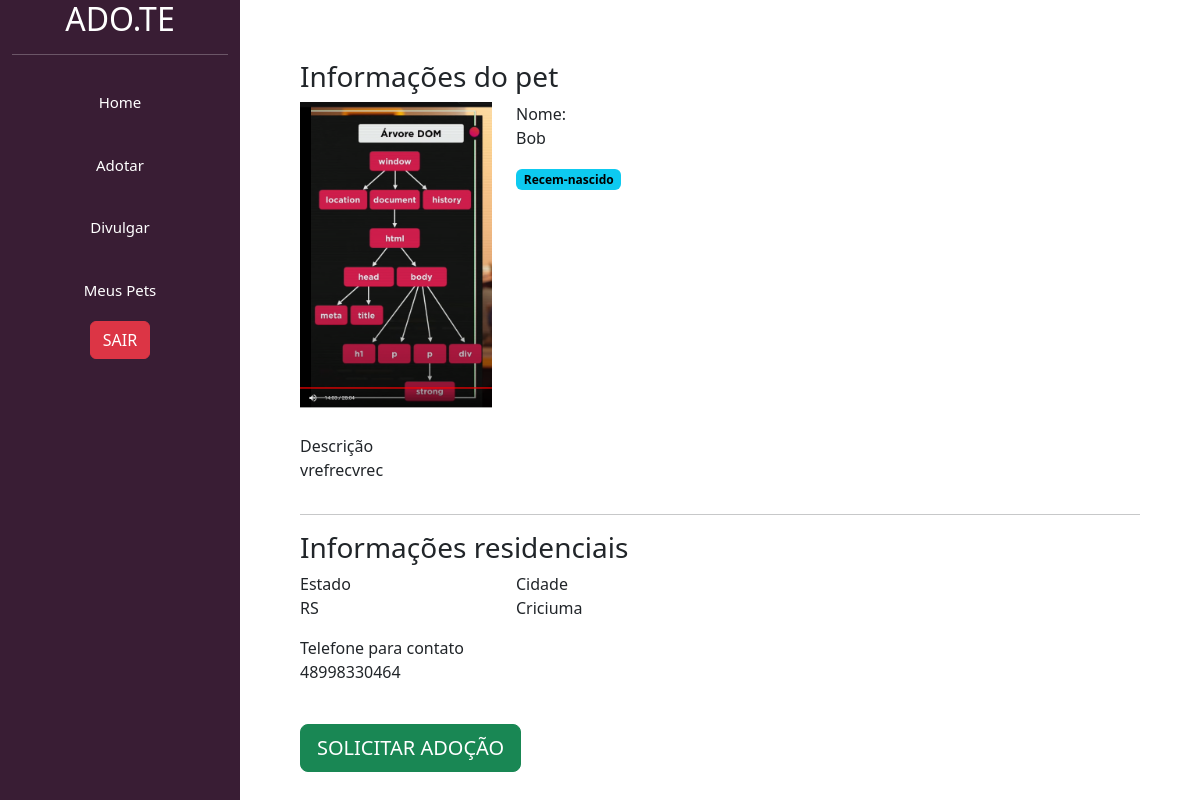
/ver_pet/6, run on the app's committed database.
### usuarios/models.py (models this page shows, shortened)
class Pet(models.Model):
    choices_status = (('P', 'Para adoção'),
                      ('A', 'Adotado'))
    usuario = models.ForeignKey(User, on_delete=models.DO_NOTHING)
    foto = models.ImageField(upload_to="fotos_pets")
    nome = models.CharField(max_length=100)
    descricao = models.TextField()
    estado = models.CharField(max_length=50)
    cidade = models.CharField(max_length=50)
    telefone = models.CharField(max_length=50)
    tags = models.ManyToManyField(Tag)
    raca = models.ForeignKey(Raca, on_delete=models.DO_NOTHING)
    status = models.CharField(max_length=1, choices=choices_status, default='P')

class Tag(models.Model):
    tag = models.CharField(max_length=100)
    def __str__(self):
        return self.tag

### usuarios/views.py (the view)
# urls.py: path('ver_pet/<int:id>', views.ver_pet, name="ver_pet"),
def ver_pet(request, id):
    if request.method == "GET":
        pet = Pet.objects.get(id=id)
        return render(request, 'ver_pet.html', {'pet': pet})

### templates/ver_pet.html (shortened to what this page needs)
{% load static %}
<!doctype html>
<html lang="pt-BR">
    <head>
    <link href="https://cdn.jsdelivr.net/npm/bootstrap@5.3.0-alpha1/dist/css/bootstrap.min.css" rel="stylesheet">
    <link href="{% static 'css/ver_pet.css' %}" rel="stylesheet">
    </head>
    <body>
        <div class="container-fluid">
            <div class="row">
                <div class="col-md-2 bg-side-plataforma sidebar" id="titulo">
                    <h2>ADO.TE</h2>
                    <hr>
                    <div class='header'id="home">
                        <a href='/home/'  id="home" ><span>Home</span></a>
                    </div>
                    <div class='header' id="adotar">
                        <a href="/adotar/" id="adotar"><span>Adotar</span></a>
                    </div>
                    <div class='header' id="divulgar">
                        <a href="/divulgar/" id="divulgar" ><span>Divulgar</span></a>
                    </div>
                    <div class='header' id="meus_pets">
                        <a href="/meuspets/" id="meus_pets" ><span>Meus Pets</span></a>
                    </div>
                    <div  class='header' id="sair">
                        <a href="/leave/" ><span><button type="button" class="btn btn-danger">SAIR </button></span></a>
                    </div>
                </div>
                <div style="padding:60px" class="col-md">
                    <h3 class="font-vinho">Informações do pet</h3>
                    <div class="row">
                        <div class="col-md-3">
                            <img width="100%" src="{{pet.foto.url}}">
                        </div>
                        <div class="col-md-9">
                            <span class="span-bold">Nome:</span>
                            <p>{{pet.nome}}</p>
                            <div style="width:40%">
                                {% for tag in pet.tags.all%}
                                    <span class="badge text-bg-info badge-lg">{{tag}}</span>
                                {% endfor %}
                            </div>
                        </div>
                    </div>
                    <br>
                    <div class="row">
                        <div class="col-md-5">
                            <span class="span-bold">Descrição</span>
                            <p>{{pet.descricao}}</p>
                        </div>
                        <div class="col-md-7">
                        </div>
                    </div>
                    <hr>
                    <div class="row">
                        <h3 class="font-vinho">Informações residenciais</h3>
                        <div class="col-md">
                            <div class="row">
                                <div class="col-md">
                                    <span class="span-bold">Estado</span>
                                    <p>{{pet.estado}}</p>
                                </div>
                                <div class="col-md">
                                    <span class="span-bold">Cidade</span>
                                    <p>{{pet.cidade}}</p>
                                </div>
                            </div>
                            <span class="span-bold">Telefone para contato</span>
                            <p>{{pet.telefone}}</p>
                            <br>
                            <a href="{% url 'pedido_adocao' pet.id %}" class="btn btn-success btn-lg">SOLICITAR ADOÇÃO</a>
                        </div>
                        <div class="col-md">
                        </div>
                    </div>
                </div>
            </div>
        </div>
    </body>
</html>

### static/css/ver_pet.css (style rules this page uses)
.bg-side-plataforma { background-color: #391D34; color: white; height: 100vh; width: 30vh; margin: 0%; }
#titulo { text-align: center; font-size: 15px; }
#home { text-align: center; padding: 20px; text-decoration: none; color: rgb(255, 255, 255); }
#adotar { text-align: center; padding: 20px; text-decoration: none; color: rgb(255, 255, 255); }
#divulgar { text-align: center; padding: 20px; text-decoration: none; color: rgb(255, 255, 255); }
#meus_pets { text-align: center; padding: 20px; text-decoration: none; color: rgb(255, 255, 255); border-radius: 40px; }
body { overflow: hidden; }

### data on the page
Pet: foto (picture), nome "Bob", descricao "vrefrecvrec", estado "RS", cidade "Criciuma", telefone "48998330464"
Tag: tag "Recem-nascido"
